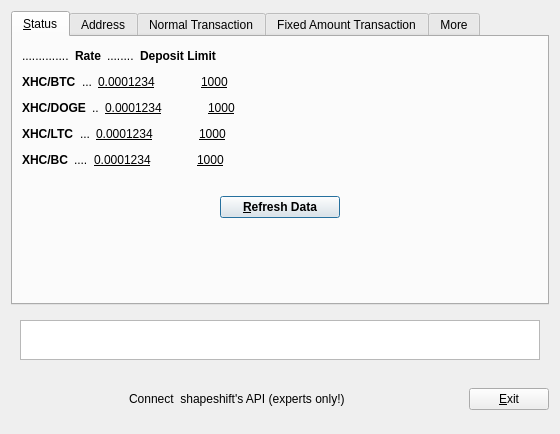
<?xml version="1.0" encoding="UTF-8"?>
<ui version="4.0">
 <class>ShiftDialog</class>
 <widget class="QDialog" name="ShiftDialog">
  <property name="geometry">
   <rect>
    <x>0</x>
    <y>0</y>
    <width>560</width>
    <height>428</height>
   </rect>
  </property>
  <property name="windowTitle">
   <string>ShapeShift</string>
  </property>
  <property name="modal">
   <bool>true</bool>
  </property>
  <layout class="QVBoxLayout" name="verticalLayout">
   <item>
    <widget class="QTabWidget" name="tabWidget">
     <property name="currentIndex">
      <number>0</number>
     </property>
     <widget class="QWidget" name="tabMain">
      <attribute name="title">
       <string>&amp;Status</string>
      </attribute>
      <layout class="QVBoxLayout" name="verticalLayout_Main">
       <item>
        <layout class="QHBoxLayout" name="horizontalLayout_2_Main">
         <item>
          <widget class="QLabel" name="label_2">
           <property name="text">
            <string>..............</string>
           </property>
          </widget>
         </item>
         <item>
          <widget class="QLabel" name="databaseCacheLabel">
           <property name="font">
            <font>
             <weight>75</weight>
             <bold>true</bold>
            </font>
           </property>
           <property name="text">
            <string>Rate</string>
           </property>
           <property name="textFormat">
            <enum>Qt::PlainText</enum>
           </property>
          </widget>
         </item>
         <item>
          <widget class="QLabel" name="label">
           <property name="text">
            <string>........</string>
           </property>
          </widget>
         </item>
         <item>
          <widget class="QLabel" name="threadsScriptVerifLabel">
           <property name="font">
            <font>
             <weight>75</weight>
             <bold>true</bold>
            </font>
           </property>
           <property name="text">
            <string>Deposit Limit</string>
           </property>
           <property name="textFormat">
            <enum>Qt::PlainText</enum>
           </property>
          </widget>
         </item>
         <item>
          <spacer name="horizontalSpacer_2_Main">
           <property name="orientation">
            <enum>Qt::Horizontal</enum>
           </property>
           <property name="sizeHint" stdset="0">
            <size>
             <width>40</width>
             <height>20</height>
            </size>
           </property>
          </spacer>
         </item>
        </layout>
       </item>
       <item>
        <layout class="QHBoxLayout" name="horizontalLayout_3_Main">
         <item>
          <widget class="QLabel" name="databaseCacheUnitLabel">
           <property name="font">
            <font>
             <weight>75</weight>
             <bold>true</bold>
            </font>
           </property>
           <property name="text">
            <string>XHC/BTC</string>
           </property>
           <property name="textFormat">
            <enum>Qt::PlainText</enum>
           </property>
          </widget>
         </item>
         <item>
          <widget class="QLabel" name="overriddenByCommandLineInfoLabel">
           <property name="text">
            <string>...</string>
           </property>
           <property name="textFormat">
            <enum>Qt::PlainText</enum>
           </property>
          </widget>
         </item>
         <item>
          <widget class="QLabel" name="label_5">
           <property name="font">
            <font>
             <underline>true</underline>
            </font>
           </property>
           <property name="cursor">
            <cursorShape>PointingHandCursor</cursorShape>
           </property>
           <property name="text">
            <string>0.0001234</string>
           </property>
          </widget>
         </item>
         <item>
          <spacer name="horizontalSpacer">
           <property name="orientation">
            <enum>Qt::Horizontal</enum>
           </property>
           <property name="sizeType">
            <enum>QSizePolicy::Preferred</enum>
           </property>
           <property name="sizeHint" stdset="0">
            <size>
             <width>40</width>
             <height>20</height>
            </size>
           </property>
          </spacer>
         </item>
         <item>
          <widget class="QLabel" name="label_9">
           <property name="font">
            <font>
             <underline>true</underline>
            </font>
           </property>
           <property name="cursor">
            <cursorShape>PointingHandCursor</cursorShape>
           </property>
           <property name="text">
            <string>1000</string>
           </property>
          </widget>
         </item>
         <item>
          <spacer name="horizontalSpacer_3_Main">
           <property name="orientation">
            <enum>Qt::Horizontal</enum>
           </property>
           <property name="sizeHint" stdset="0">
            <size>
             <width>40</width>
             <height>20</height>
            </size>
           </property>
          </spacer>
         </item>
        </layout>
       </item>
       <item>
        <layout class="QHBoxLayout" name="horizontalLayout_Bottom">
         <item>
          <widget class="QLabel" name="label_3">
           <property name="font">
            <font>
             <weight>75</weight>
             <bold>true</bold>
            </font>
           </property>
           <property name="text">
            <string>XHC/DOGE</string>
           </property>
          </widget>
         </item>
         <item>
          <widget class="QLabel" name="label_4">
           <property name="text">
            <string>..</string>
           </property>
          </widget>
         </item>
         <item>
          <widget class="QLabel" name="label_7">
           <property name="font">
            <font>
             <underline>true</underline>
            </font>
           </property>
           <property name="cursor">
            <cursorShape>PointingHandCursor</cursorShape>
           </property>
           <property name="text">
            <string>0.0001234</string>
           </property>
          </widget>
         </item>
         <item>
          <spacer name="horizontalSpacer_3">
           <property name="orientation">
            <enum>Qt::Horizontal</enum>
           </property>
           <property name="sizeType">
            <enum>QSizePolicy::Minimum</enum>
           </property>
           <property name="sizeHint" stdset="0">
            <size>
             <width>40</width>
             <height>20</height>
            </size>
           </property>
          </spacer>
         </item>
         <item>
          <widget class="QLabel" name="label_8">
           <property name="font">
            <font>
             <underline>true</underline>
            </font>
           </property>
           <property name="cursor">
            <cursorShape>PointingHandCursor</cursorShape>
           </property>
           <property name="text">
            <string>1000</string>
           </property>
          </widget>
         </item>
         <item>
          <spacer name="horizontalSpacer_Bottom">
           <property name="orientation">
            <enum>Qt::Horizontal</enum>
           </property>
           <property name="sizeHint" stdset="0">
            <size>
             <width>40</width>
             <height>20</height>
            </size>
           </property>
          </spacer>
         </item>
        </layout>
       </item>
       <item>
        <layout class="QHBoxLayout" name="horizontalLayout">
         <item>
          <widget class="QLabel" name="label_36">
           <property name="font">
            <font>
             <weight>75</weight>
             <bold>true</bold>
            </font>
           </property>
           <property name="text">
            <string>XHC/LTC</string>
           </property>
          </widget>
         </item>
         <item>
          <widget class="QLabel" name="label_37">
           <property name="text">
            <string>...</string>
           </property>
          </widget>
         </item>
         <item>
          <widget class="QLabel" name="label_38">
           <property name="font">
            <font>
             <underline>true</underline>
            </font>
           </property>
           <property name="cursor">
            <cursorShape>PointingHandCursor</cursorShape>
           </property>
           <property name="text">
            <string>0.0001234</string>
           </property>
          </widget>
         </item>
         <item>
          <spacer name="horizontalSpacer_8">
           <property name="orientation">
            <enum>Qt::Horizontal</enum>
           </property>
           <property name="sizeType">
            <enum>QSizePolicy::Minimum</enum>
           </property>
           <property name="sizeHint" stdset="0">
            <size>
             <width>40</width>
             <height>20</height>
            </size>
           </property>
          </spacer>
         </item>
         <item>
          <widget class="QLabel" name="label_39">
           <property name="font">
            <font>
             <underline>true</underline>
            </font>
           </property>
           <property name="cursor">
            <cursorShape>PointingHandCursor</cursorShape>
           </property>
           <property name="text">
            <string>1000</string>
           </property>
          </widget>
         </item>
         <item>
          <spacer name="horizontalSpacer_7">
           <property name="orientation">
            <enum>Qt::Horizontal</enum>
           </property>
           <property name="sizeHint" stdset="0">
            <size>
             <width>40</width>
             <height>20</height>
            </size>
           </property>
          </spacer>
         </item>
        </layout>
       </item>
       <item>
        <layout class="QHBoxLayout" name="horizontalLayout_2">
         <item>
          <widget class="QLabel" name="label_41">
           <property name="font">
            <font>
             <weight>75</weight>
             <bold>true</bold>
            </font>
           </property>
           <property name="text">
            <string>XHC/BC</string>
           </property>
          </widget>
         </item>
         <item>
          <widget class="QLabel" name="label_40">
           <property name="text">
            <string>....</string>
           </property>
          </widget>
         </item>
         <item>
          <widget class="QLabel" name="label_42">
           <property name="font">
            <font>
             <underline>true</underline>
            </font>
           </property>
           <property name="cursor">
            <cursorShape>PointingHandCursor</cursorShape>
           </property>
           <property name="text">
            <string>0.0001234</string>
           </property>
          </widget>
         </item>
         <item>
          <spacer name="horizontalSpacer_10">
           <property name="orientation">
            <enum>Qt::Horizontal</enum>
           </property>
           <property name="sizeType">
            <enum>QSizePolicy::Minimum</enum>
           </property>
           <property name="sizeHint" stdset="0">
            <size>
             <width>40</width>
             <height>20</height>
            </size>
           </property>
          </spacer>
         </item>
         <item>
          <widget class="QLabel" name="label_43">
           <property name="font">
            <font>
             <underline>true</underline>
            </font>
           </property>
           <property name="cursor">
            <cursorShape>PointingHandCursor</cursorShape>
           </property>
           <property name="text">
            <string>1000</string>
           </property>
          </widget>
         </item>
         <item>
          <spacer name="horizontalSpacer_9">
           <property name="orientation">
            <enum>Qt::Horizontal</enum>
           </property>
           <property name="sizeHint" stdset="0">
            <size>
             <width>40</width>
             <height>20</height>
            </size>
           </property>
          </spacer>
         </item>
        </layout>
       </item>
       <item>
        <spacer name="horizontalSpacer_6">
         <property name="orientation">
          <enum>Qt::Horizontal</enum>
         </property>
         <property name="sizeHint" stdset="0">
          <size>
           <width>40</width>
           <height>20</height>
          </size>
         </property>
        </spacer>
       </item>
       <item>
        <layout class="QHBoxLayout" name="horizontalLayout_1_Wallet">
         <item>
          <widget class="QPushButton" name="okButton">
           <property name="minimumSize">
            <size>
             <width>40</width>
             <height>0</height>
            </size>
           </property>
           <property name="maximumSize">
            <size>
             <width>120</width>
             <height>16777215</height>
            </size>
           </property>
           <property name="font">
            <font>
             <weight>75</weight>
             <bold>true</bold>
            </font>
           </property>
           <property name="layoutDirection">
            <enum>Qt::RightToLeft</enum>
           </property>
           <property name="text">
            <string>&amp;Refresh Data</string>
           </property>
          </widget>
         </item>
        </layout>
       </item>
       <item>
        <spacer name="verticalSpacer_Main">
         <property name="orientation">
          <enum>Qt::Vertical</enum>
         </property>
         <property name="sizeHint" stdset="0">
          <size>
           <width>20</width>
           <height>40</height>
          </size>
         </property>
        </spacer>
       </item>
      </layout>
     </widget>
     <widget class="QWidget" name="tabWallet">
      <attribute name="title">
       <string>Address</string>
      </attribute>
      <layout class="QVBoxLayout" name="verticalLayout_Wallet">
       <item>
        <widget class="QLabel" name="transactionFeeInfoLabel">
         <property name="text">
          <string>Status of deposit to address</string>
         </property>
         <property name="textFormat">
          <enum>Qt::PlainText</enum>
         </property>
         <property name="wordWrap">
          <bool>true</bool>
         </property>
        </widget>
       </item>
       <item>
        <layout class="QHBoxLayout" name="horizontalLayout_1_Wallet">
         <item>
          <widget class="QLabel" name="transactionFeeLabel">
           <property name="text">
            <string>Your address</string>
           </property>
           <property name="textFormat">
            <enum>Qt::PlainText</enum>
           </property>
          </widget>
         </item>
         <item>
          <widget class="QLineEdit" name="txAddress"/>
         </item>
         <item>
          <widget class="QPushButton" name="txStatButton">
           <property name="text">
            <string>Seek</string>
           </property>
          </widget>
         </item>
         <item>
          <spacer name="horizontalSpacer_1_Wallet">
           <property name="orientation">
            <enum>Qt::Horizontal</enum>
           </property>
           <property name="sizeType">
            <enum>QSizePolicy::Minimum</enum>
           </property>
           <property name="sizeHint" stdset="0">
            <size>
             <width>40</width>
             <height>20</height>
            </size>
           </property>
          </spacer>
         </item>
        </layout>
       </item>
       <item>
        <spacer name="verticalSpacer_Wallet">
         <property name="orientation">
          <enum>Qt::Vertical</enum>
         </property>
         <property name="sizeHint" stdset="0">
          <size>
           <width>20</width>
           <height>40</height>
          </size>
         </property>
        </spacer>
       </item>
       <item>
        <widget class="QGroupBox" name="groupBox">
         <property name="title">
          <string>txStat</string>
         </property>
         <layout class="QVBoxLayout" name="verticalLayout_2">
          <item>
           <widget class="QLabel" name="label_10">
            <property name="toolTip">
             <string>deposit to address</string>
            </property>
            <property name="text">
             <string>Address:</string>
            </property>
           </widget>
          </item>
          <item>
           <widget class="QLabel" name="label_11">
            <property name="text">
             <string>Status:</string>
            </property>
           </widget>
          </item>
          <item>
           <widget class="QLabel" name="label_12">
            <property name="toolTip">
             <string>withdrawal address</string>
            </property>
            <property name="text">
             <string>Withdrawal address:</string>
            </property>
           </widget>
          </item>
          <item>
           <widget class="QLabel" name="label_13">
            <property name="toolTip">
             <string>amount deposited</string>
            </property>
            <property name="text">
             <string>Amount deposited:</string>
            </property>
           </widget>
          </item>
          <item>
           <widget class="QLabel" name="label_14">
            <property name="toolTip">
             <string>coin type of deposit</string>
            </property>
            <property name="text">
             <string>Coin type of deposit:</string>
            </property>
           </widget>
          </item>
          <item>
           <widget class="QLabel" name="label_15">
            <property name="text">
             <string>Amount sent to withdrawal address:</string>
            </property>
           </widget>
          </item>
          <item>
           <widget class="QLabel" name="label_17">
            <property name="toolTip">
             <string>coin type of withdrawal</string>
            </property>
            <property name="text">
             <string>Coin type of withdrawal:</string>
            </property>
           </widget>
          </item>
          <item>
           <widget class="QLabel" name="label_16">
            <property name="toolTip">
             <string>transaction id of coin sent to withdrawal address</string>
            </property>
            <property name="text">
             <string>Transaction id of coin sent to withdrawal address:</string>
            </property>
           </widget>
          </item>
         </layout>
        </widget>
       </item>
      </layout>
     </widget>
     <widget class="QWidget" name="tabNetwork">
      <attribute name="title">
       <string>Normal Transaction</string>
      </attribute>
      <layout class="QVBoxLayout" name="verticalLayout_Network">
       <item>
        <layout class="QHBoxLayout" name="horizontalLayout_1_Network">
         <item>
          <widget class="QLabel" name="proxyIpLabel">
           <property name="minimumSize">
            <size>
             <width>116</width>
             <height>0</height>
            </size>
           </property>
           <property name="text">
            <string>Withdrawal Address</string>
           </property>
           <property name="textFormat">
            <enum>Qt::PlainText</enum>
           </property>
           <property name="buddy">
            <cstring>withdrawalAddr</cstring>
           </property>
          </widget>
         </item>
         <item>
          <widget class="QValidatedLineEdit" name="withdrawalAddr">
           <property name="minimumSize">
            <size>
             <width>251</width>
             <height>0</height>
            </size>
           </property>
           <property name="maximumSize">
            <size>
             <width>140</width>
             <height>16777215</height>
            </size>
           </property>
           <property name="toolTip">
            <string>the address for resulting coin to be sent to</string>
           </property>
          </widget>
         </item>
         <item>
          <spacer name="horizontalSpacer_1_Network">
           <property name="orientation">
            <enum>Qt::Horizontal</enum>
           </property>
           <property name="sizeHint" stdset="0">
            <size>
             <width>40</width>
             <height>20</height>
            </size>
           </property>
          </spacer>
         </item>
        </layout>
       </item>
       <item>
        <layout class="QHBoxLayout" name="horizontalLayout123">
         <property name="sizeConstraint">
          <enum>QLayout::SetMaximumSize</enum>
         </property>
         <item>
          <widget class="QLabel" name="label_123">
           <property name="text">
            <string>Hostcoin Address</string>
           </property>
          </widget>
         </item>
         <item>
          <widget class="QLineEdit" name="ftcAddr">
           <property name="minimumSize">
            <size>
             <width>251</width>
             <height>0</height>
            </size>
           </property>
           <property name="toolTip">
            <string>address to return deposit to if anything goes wrong with exchange</string>
           </property>
          </widget>
         </item>
         <item>
          <spacer name="horizontalSpacer_4">
           <property name="orientation">
            <enum>Qt::Horizontal</enum>
           </property>
           <property name="sizeHint" stdset="0">
            <size>
             <width>40</width>
             <height>20</height>
            </size>
           </property>
          </spacer>
         </item>
        </layout>
       </item>
       <item>
        <layout class="QHBoxLayout" name="horizontalLayout124">
         <property name="sizeConstraint">
          <enum>QLayout::SetMaximumSize</enum>
         </property>
         <item>
          <widget class="QLabel" name="label_124">
           <property name="text">
            <string>Your Hostcoin shift to</string>
           </property>
          </widget>
         </item>
         <item>
          <widget class="QComboBox" name="comboBox">
           <property name="toolTip">
            <string>what coins are being exchanged in the form</string>
           </property>
          </widget>
         </item>
         <item>
          <widget class="QPushButton" name="postTransButton">
           <property name="minimumSize">
            <size>
             <width>0</width>
             <height>0</height>
            </size>
           </property>
           <property name="maximumSize">
            <size>
             <width>80</width>
             <height>16777215</height>
            </size>
           </property>
           <property name="baseSize">
            <size>
             <width>0</width>
             <height>0</height>
            </size>
           </property>
           <property name="toolTip">
            <string>Normal Transaction</string>
           </property>
           <property name="text">
            <string>POST</string>
           </property>
           <property name="autoDefault">
            <bool>true</bool>
           </property>
          </widget>
         </item>
         <item>
          <spacer name="horizontalSpacer_5">
           <property name="orientation">
            <enum>Qt::Horizontal</enum>
           </property>
           <property name="sizeType">
            <enum>QSizePolicy::Minimum</enum>
           </property>
           <property name="sizeHint" stdset="0">
            <size>
             <width>40</width>
             <height>20</height>
            </size>
           </property>
          </spacer>
         </item>
        </layout>
       </item>
       <item>
        <widget class="QGroupBox" name="groupBox_2">
         <property name="minimumSize">
          <size>
           <width>0</width>
           <height>150</height>
          </size>
         </property>
         <property name="title">
          <string>Output</string>
         </property>
         <widget class="QLabel" name="label_18">
          <property name="geometry">
           <rect>
            <x>10</x>
            <y>20</y>
            <width>101</width>
            <height>21</height>
           </rect>
          </property>
          <property name="toolTip">
           <string>Send your hostcoin to this address</string>
          </property>
          <property name="text">
           <string>Deposit Address:</string>
          </property>
         </widget>
         <widget class="QLabel" name="label_19">
          <property name="geometry">
           <rect>
            <x>10</x>
            <y>40</y>
            <width>501</width>
            <height>16</height>
           </rect>
          </property>
          <property name="toolTip">
           <string>coin type of deposit</string>
          </property>
          <property name="text">
           <string>Deposit Type:</string>
          </property>
         </widget>
         <widget class="QLabel" name="label_20">
          <property name="geometry">
           <rect>
            <x>10</x>
            <y>60</y>
            <width>501</width>
            <height>16</height>
           </rect>
          </property>
          <property name="toolTip">
           <string>the address for resulting coin to be sent to</string>
          </property>
          <property name="text">
           <string>Withdrawal Address:</string>
          </property>
         </widget>
         <widget class="QLabel" name="label_21">
          <property name="geometry">
           <rect>
            <x>10</x>
            <y>80</y>
            <width>501</width>
            <height>16</height>
           </rect>
          </property>
          <property name="toolTip">
           <string>coin type of withdrawal</string>
          </property>
          <property name="text">
           <string>Withdrawal Type:</string>
          </property>
         </widget>
         <widget class="QLabel" name="label_23">
          <property name="geometry">
           <rect>
            <x>10</x>
            <y>100</y>
            <width>491</width>
            <height>16</height>
           </rect>
          </property>
          <property name="toolTip">
           <string>address to return deposit to if anything goes wrong with exchange</string>
          </property>
          <property name="text">
           <string>Return Address:</string>
          </property>
         </widget>
         <widget class="QLabel" name="label_24">
          <property name="geometry">
           <rect>
            <x>10</x>
            <y>120</y>
            <width>501</width>
            <height>16</height>
           </rect>
          </property>
          <property name="toolTip">
           <string>return Address Type</string>
          </property>
          <property name="text">
           <string>Return Address Type:</string>
          </property>
         </widget>
         <widget class="QLineEdit" name="lineEdit_3">
          <property name="geometry">
           <rect>
            <x>112</x>
            <y>20</y>
            <width>381</width>
            <height>20</height>
           </rect>
          </property>
         </widget>
        </widget>
       </item>
       <item>
        <spacer name="verticalSpacer_Network">
         <property name="orientation">
          <enum>Qt::Vertical</enum>
         </property>
         <property name="sizeHint" stdset="0">
          <size>
           <width>20</width>
           <height>40</height>
          </size>
         </property>
        </spacer>
       </item>
      </layout>
     </widget>
     <widget class="QWidget" name="tabWindow">
      <attribute name="title">
       <string>Fixed Amount Transaction</string>
      </attribute>
      <layout class="QVBoxLayout" name="verticalLayout_Window">
       <item>
        <widget class="QGroupBox" name="groupBox_3">
         <property name="minimumSize">
          <size>
           <width>0</width>
           <height>100</height>
          </size>
         </property>
         <property name="title">
          <string/>
         </property>
         <widget class="QLabel" name="label_22">
          <property name="geometry">
           <rect>
            <x>10</x>
            <y>10</y>
            <width>121</width>
            <height>16</height>
           </rect>
          </property>
          <property name="text">
           <string>Withdrawal Amount</string>
          </property>
         </widget>
         <widget class="QLineEdit" name="fixAmountEdit">
          <property name="geometry">
           <rect>
            <x>122</x>
            <y>10</y>
            <width>151</width>
            <height>20</height>
           </rect>
          </property>
         </widget>
         <widget class="QComboBox" name="fixComboBox">
          <property name="geometry">
           <rect>
            <x>290</x>
            <y>10</y>
            <width>91</width>
            <height>22</height>
           </rect>
          </property>
         </widget>
         <widget class="QLabel" name="label_25">
          <property name="geometry">
           <rect>
            <x>10</x>
            <y>40</y>
            <width>121</width>
            <height>16</height>
           </rect>
          </property>
          <property name="text">
           <string>Withdrawal Address</string>
          </property>
         </widget>
         <widget class="QLineEdit" name="fixWithdrawalAddrEdit">
          <property name="geometry">
           <rect>
            <x>120</x>
            <y>40</y>
            <width>261</width>
            <height>20</height>
           </rect>
          </property>
         </widget>
         <widget class="QLabel" name="label_26">
          <property name="geometry">
           <rect>
            <x>10</x>
            <y>70</y>
            <width>111</width>
            <height>16</height>
           </rect>
          </property>
          <property name="text">
           <string>Return Address</string>
          </property>
         </widget>
         <widget class="QLineEdit" name="returnAddr">
          <property name="geometry">
           <rect>
            <x>120</x>
            <y>70</y>
            <width>261</width>
            <height>20</height>
           </rect>
          </property>
         </widget>
         <widget class="QPushButton" name="postFixButton">
          <property name="geometry">
           <rect>
            <x>410</x>
            <y>70</y>
            <width>75</width>
            <height>23</height>
           </rect>
          </property>
          <property name="text">
           <string>POST</string>
          </property>
         </widget>
        </widget>
       </item>
       <item>
        <widget class="QGroupBox" name="groupBox_4">
         <property name="minimumSize">
          <size>
           <width>0</width>
           <height>140</height>
          </size>
         </property>
         <property name="title">
          <string>Output</string>
         </property>
         <widget class="QLabel" name="label_27">
          <property name="geometry">
           <rect>
            <x>9</x>
            <y>20</y>
            <width>261</width>
            <height>16</height>
           </rect>
          </property>
          <property name="text">
           <string>Post status:</string>
          </property>
         </widget>
         <widget class="QLabel" name="label_28">
          <property name="geometry">
           <rect>
            <x>9</x>
            <y>58</y>
            <width>481</width>
            <height>16</height>
           </rect>
          </property>
          <property name="toolTip">
           <string>the address for resulting coin to be sent to</string>
          </property>
          <property name="text">
           <string>Withdrawal Address:</string>
          </property>
         </widget>
         <widget class="QLabel" name="label_29">
          <property name="geometry">
           <rect>
            <x>10</x>
            <y>77</y>
            <width>191</width>
            <height>20</height>
           </rect>
          </property>
          <property name="toolTip">
           <string>the address for resulting coin to be sent to</string>
          </property>
          <property name="text">
           <string>Withdrawal Amount:</string>
          </property>
         </widget>
         <widget class="QLabel" name="label_30">
          <property name="geometry">
           <rect>
            <x>9</x>
            <y>35</y>
            <width>101</width>
            <height>21</height>
           </rect>
          </property>
          <property name="toolTip">
           <string>Send your hostcoin to this address</string>
          </property>
          <property name="text">
           <string>Deposit Address:</string>
          </property>
         </widget>
         <widget class="QLabel" name="label_31">
          <property name="geometry">
           <rect>
            <x>323</x>
            <y>38</y>
            <width>101</width>
            <height>16</height>
           </rect>
          </property>
          <property name="toolTip">
           <string>the address for resulting coin to be sent to</string>
          </property>
          <property name="text">
           <string>Deposit Amount:</string>
          </property>
         </widget>
         <widget class="QLabel" name="label_32">
          <property name="geometry">
           <rect>
            <x>323</x>
            <y>80</y>
            <width>171</width>
            <height>16</height>
           </rect>
          </property>
          <property name="text">
           <string>Rate:</string>
          </property>
         </widget>
         <widget class="QLabel" name="label_33">
          <property name="geometry">
           <rect>
            <x>10</x>
            <y>115</y>
            <width>311</width>
            <height>16</height>
           </rect>
          </property>
          <property name="text">
           <string>Expiration:</string>
          </property>
         </widget>
         <widget class="QLabel" name="label_34">
          <property name="geometry">
           <rect>
            <x>10</x>
            <y>95</y>
            <width>331</width>
            <height>21</height>
           </rect>
          </property>
          <property name="toolTip">
           <string>address to return deposit to if anything goes wrong with exchange</string>
          </property>
          <property name="text">
           <string>Return Address:</string>
          </property>
         </widget>
         <widget class="QLabel" name="label_35">
          <property name="geometry">
           <rect>
            <x>324</x>
            <y>21</y>
            <width>181</width>
            <height>16</height>
           </rect>
          </property>
          <property name="text">
           <string>Pair:</string>
          </property>
         </widget>
         <widget class="QLineEdit" name="lineEdit">
          <property name="geometry">
           <rect>
            <x>106</x>
            <y>36</y>
            <width>211</width>
            <height>20</height>
           </rect>
          </property>
          <property name="minimumSize">
           <size>
            <width>100</width>
            <height>0</height>
           </size>
          </property>
          <property name="maximumSize">
           <size>
            <width>300</width>
            <height>16777215</height>
           </size>
          </property>
         </widget>
         <widget class="QLineEdit" name="lineEdit_2">
          <property name="geometry">
           <rect>
            <x>416</x>
            <y>36</y>
            <width>81</width>
            <height>20</height>
           </rect>
          </property>
         </widget>
        </widget>
       </item>
      </layout>
     </widget>
     <widget class="QWidget" name="tabDisplay">
      <attribute name="title">
       <string>More</string>
      </attribute>
      <layout class="QVBoxLayout" name="verticalLayout_Display">
       <item>
        <widget class="QTextBrowser" name="textBrowser">
         <property name="minimumSize">
          <size>
           <width>0</width>
           <height>120</height>
          </size>
         </property>
         <property name="maximumSize">
          <size>
           <width>16777215</width>
           <height>260</height>
          </size>
         </property>
         <property name="html">
          <string>&lt;!DOCTYPE HTML PUBLIC &quot;-//W3C//DTD HTML 4.0//EN&quot; &quot;http://www.w3.org/TR/REC-html40/strict.dtd&quot;&gt;
&lt;html&gt;&lt;head&gt;&lt;meta name=&quot;qrichtext&quot; content=&quot;1&quot; /&gt;&lt;style type=&quot;text/css&quot;&gt;
p, li { white-space: pre-wrap; }
&lt;/style&gt;&lt;/head&gt;&lt;body style=&quot; font-family:'SimSun'; font-size:9pt; font-weight:400; font-style:normal;&quot;&gt;
&lt;p style=&quot; margin-top:0px; margin-bottom:0px; margin-left:0px; margin-right:0px; -qt-block-indent:0; text-indent:0px;&quot;&gt;&lt;span style=&quot; font-weight:600;&quot;&gt;Step1:&lt;/span&gt; Select Hostcoin as the input and Bitcoin as the output.&lt;/p&gt;
&lt;p style=&quot;-qt-paragraph-type:empty; margin-top:0px; margin-bottom:0px; margin-left:0px; margin-right:0px; -qt-block-indent:0; text-indent:0px;&quot;&gt;&lt;br /&gt;&lt;/p&gt;
&lt;p style=&quot; margin-top:0px; margin-bottom:0px; margin-left:0px; margin-right:0px; -qt-block-indent:0; text-indent:0px;&quot;&gt;&lt;span style=&quot; font-weight:600;&quot;&gt;Step2:&lt;/span&gt; Provide your Bitcoin address in the box, then click the POST button.&lt;/p&gt;
&lt;p style=&quot;-qt-paragraph-type:empty; margin-top:0px; margin-bottom:0px; margin-left:0px; margin-right:0px; -qt-block-indent:0; text-indent:0px;&quot;&gt;&lt;br /&gt;&lt;/p&gt;
&lt;p style=&quot; margin-top:0px; margin-bottom:0px; margin-left:0px; margin-right:0px; -qt-block-indent:0; text-indent:0px;&quot;&gt;&lt;span style=&quot; font-weight:600;&quot;&gt;Step3&lt;/span&gt;: ShapeShift will generate a XHC deposit address for you. Please send your XHCs to this generated address. (Don't send more than the Deposit Limit).&lt;/p&gt;
&lt;p style=&quot;-qt-paragraph-type:empty; margin-top:0px; margin-bottom:0px; margin-left:0px; margin-right:0px; -qt-block-indent:0; text-indent:0px;&quot;&gt;&lt;br /&gt;&lt;/p&gt;
&lt;p style=&quot;-qt-paragraph-type:empty; margin-top:0px; margin-bottom:0px; margin-left:0px; margin-right:0px; -qt-block-indent:0; text-indent:0px;&quot;&gt;&lt;br /&gt;&lt;/p&gt;
&lt;p style=&quot; margin-top:0px; margin-bottom:0px; margin-left:0px; margin-right:0px; -qt-block-indent:0; text-indent:0px;&quot;&gt;&lt;span style=&quot; font-family:'Helvetica Neue,Helvetica,Arial,sans-serif'; font-size:14px; color:#31708f; background-color:#d9edf7;&quot;&gt;XHC Miner Fee: 0.1 XHC&lt;/span&gt;&lt;/p&gt;&lt;/body&gt;&lt;/html&gt;</string>
         </property>
        </widget>
       </item>
       <item>
        <spacer name="verticalSpacer_Display">
         <property name="orientation">
          <enum>Qt::Vertical</enum>
         </property>
         <property name="sizeHint" stdset="0">
          <size>
           <width>0</width>
           <height>0</height>
          </size>
         </property>
        </spacer>
       </item>
      </layout>
     </widget>
    </widget>
   </item>
   <item>
    <widget class="QFrame" name="frame">
     <layout class="QVBoxLayout" name="verticalLayout_Bottom">
      <item>
       <widget class="QTextEdit" name="textReplyEdit">
        <property name="minimumSize">
         <size>
          <width>0</width>
          <height>40</height>
         </size>
        </property>
       </widget>
      </item>
     </layout>
    </widget>
   </item>
   <item>
    <layout class="QHBoxLayout" name="horizontalLayout_Buttons">
     <item>
      <spacer name="horizontalSpacer_1">
       <property name="orientation">
        <enum>Qt::Horizontal</enum>
       </property>
       <property name="sizeHint" stdset="0">
        <size>
         <width>40</width>
         <height>48</height>
        </size>
       </property>
      </spacer>
     </item>
     <item>
      <widget class="QLabel" name="label_6">
       <property name="text">
        <string>Connect  shapeshift's API (experts only!)</string>
       </property>
      </widget>
     </item>
     <item>
      <spacer name="horizontalSpacer_2">
       <property name="orientation">
        <enum>Qt::Horizontal</enum>
       </property>
       <property name="sizeHint" stdset="0">
        <size>
         <width>40</width>
         <height>48</height>
        </size>
       </property>
      </spacer>
     </item>
     <item>
      <widget class="QPushButton" name="cancelButton">
       <property name="text">
        <string>&amp;Exit</string>
       </property>
       <property name="autoDefault">
        <bool>false</bool>
       </property>
      </widget>
     </item>
    </layout>
   </item>
  </layout>
 </widget>
 <customwidgets>
  <customwidget>
   <class>QValidatedLineEdit</class>
   <extends>QLineEdit</extends>
   <header>qvalidatedlineedit.h</header>
  </customwidget>
 </customwidgets>
 <resources/>
 <connections/>
</ui>
